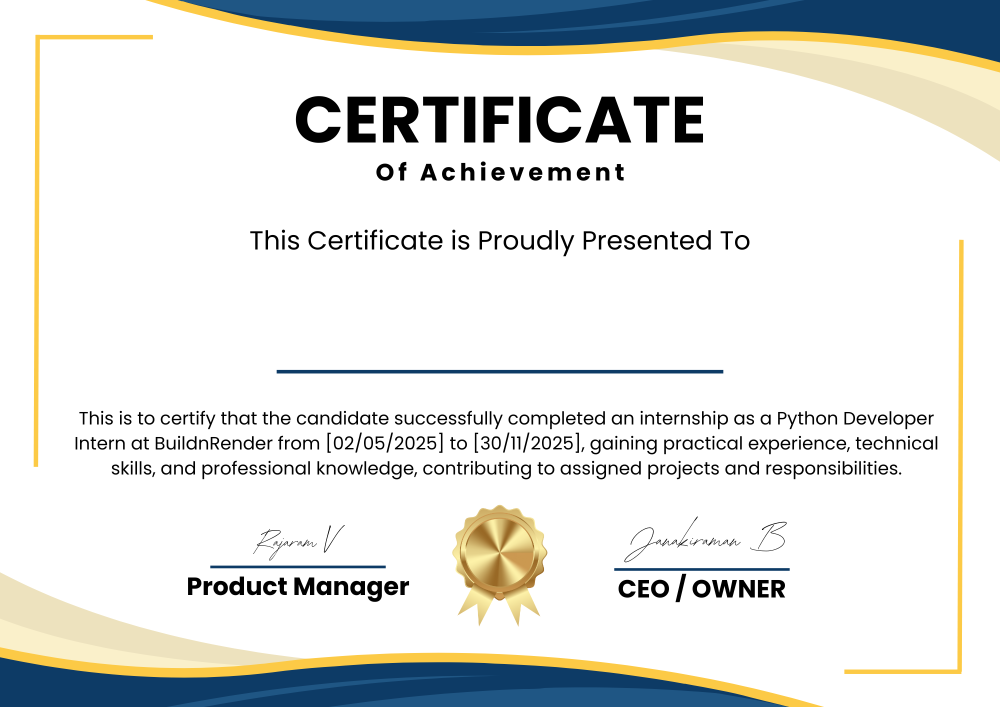
#> input picture Certificate_Creation Python Project/certificate.png, 2000 x 1414 px (shown at 1/2 size)
$ python main.py
#> lines starting #> are read from the running program, lines starting #| are printed output that depends on the picture
from PIL import Image, ImageDraw, ImageFont
import os

names = [
"Arunachalam",
"Chandrabose",
"Parameshwar",
"Ramasundari",
"Subramanian",
"Krishnapras",
"Vishnupathi",
"Ranganathan",
"Thirumalini",
"Rajendiran",
]

os. makedirs('Certificates', exist_ok=True)

for index,name in enumerate(names, start=1):

    certificate_template = Image.open('certificate.png')
#> certificate_template is the input picture: PIL image 2000x1414 RGBA; mean R, G, B, A 224.3, 226.2, 223.9, 255

    draw = ImageDraw.Draw(certificate_template)

    font = ImageFont.truetype("DancingScript-Regular.ttf",120)

    text_position = (670,613)

    draw.text(text_position,name,fill="black",font=font)

    safe_filename = f"{name}.png"

    output_folder = os.path.join("Certificates",safe_filename)


    certificate_template.save(output_folder)
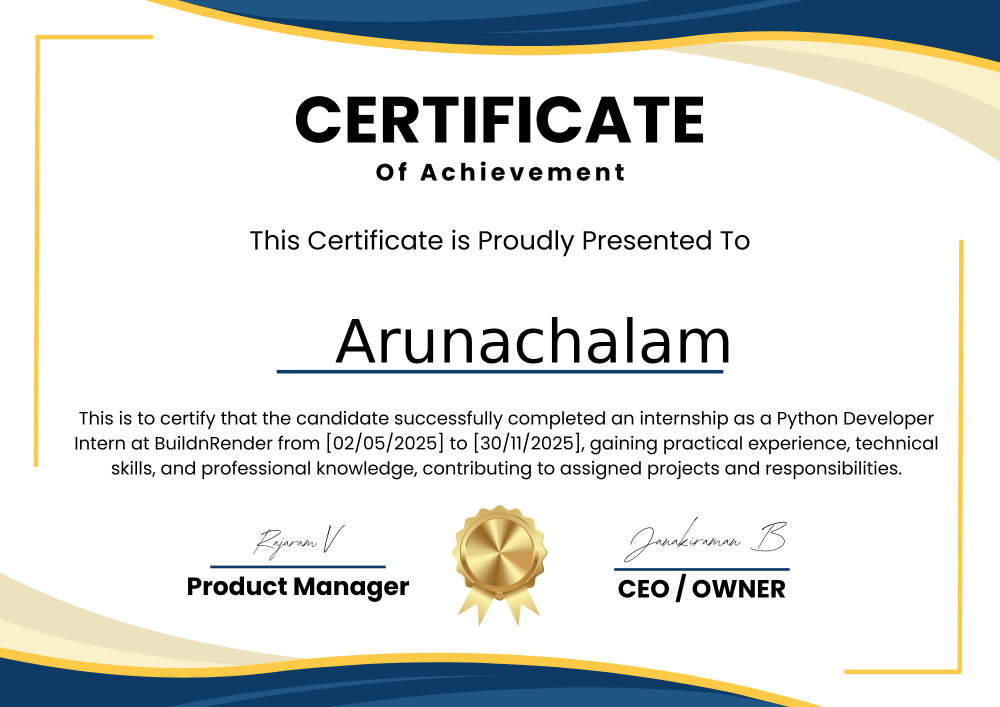
#> saved as Arunachalam.png: PIL image 2000x1414 RGBA (shown at 1/2 size); mean R, G, B, A 222.5, 224.4, 222.2, 255

    print(f'{index}, Certificate Generator for the name {name}')
